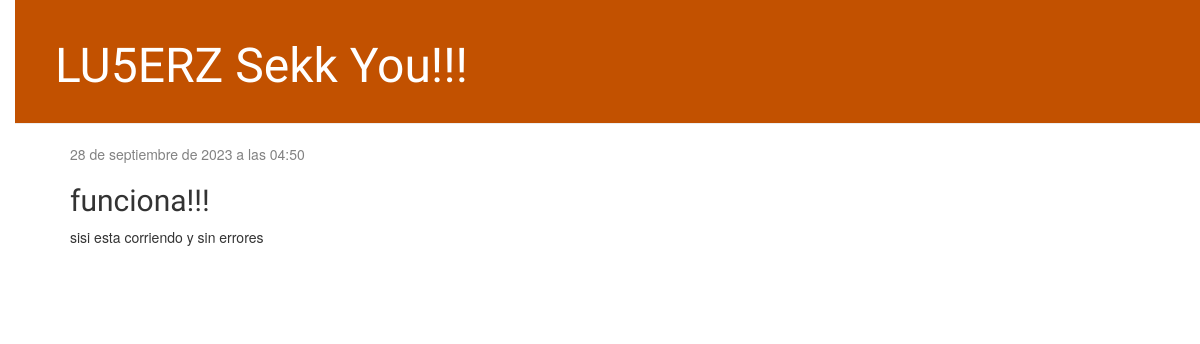
/post/5/, run on the app's committed database.
### blog/models.py (models this page shows, shortened)
class Post(models.Model):
    author = models.ForeignKey(settings.AUTH_USER_MODEL, on_delete=models.CASCADE)
    title = models.CharField(max_length=200)
    text = models.TextField()
    created_date = models.DateTimeField(
            default=timezone.now)
    published_date = models.DateTimeField(
            blank=True, null=True)

### blog/views.py (the view)
# urls.py: path('post/<int:pk>/', views.post_detail, name='post_detail'),
def post_detail(request, pk):
    post = get_object_or_404(Post, pk=pk)
    return render(request, 'blog/post_detail.html', {'post': post})

### blog/templates/blog/post_detail.html (shortened to what this page needs)
{% extends 'blog/base.html' %}
{% block content %}
    <div class="post">
        {% if post.published_date %}
            <div class="date">
                {{ post.published_date }}
            </div>
        {% endif %}
        <h2>{{ post.title }}</h2>
        <p>{{ post.text|linebreaksbr }}</p>
    </div>
{% endblock %}

### blog/static/css/blog.css (style rules this page uses)
h1, h2, h3, h4 { font-family: 'Lobster', cursive; }
.date { color: #828282; }
.post { margin-bottom: 70px; }
body { padding-left: 15px; }

### data on the page
Post: published_date "28 de septiembre de 2023 a las 04:50", title "funciona!!!", text "sisi esta corriendo y sin errores"
